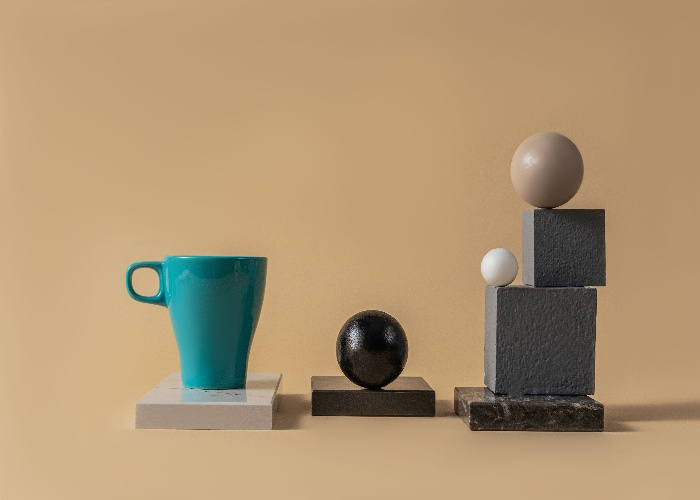
#> input picture 1_OpenCV/6_Feature_Detection/original_img.jpg, 700 x 500 px
$ python 04_orb_keypoints_descriptors.py
#> lines starting #> are read from the running program, lines starting #| are printed output that depends on the picture
import cv2
import matplotlib.pyplot as plt

# Read images
img1 = cv2.imread("original_img.jpg", cv2.IMREAD_GRAYSCALE)
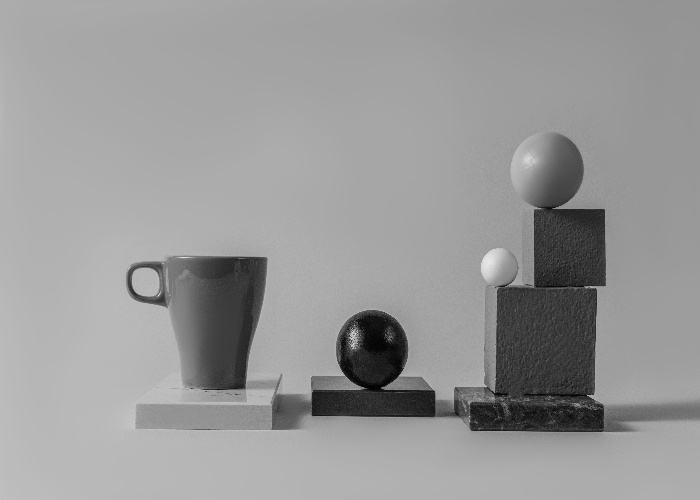
#> img1: shape (500, 700); min 0, max 236, mean 152.6
img2 = cv2.imread("cropped_img.jpg", cv2.IMREAD_GRAYSCALE)
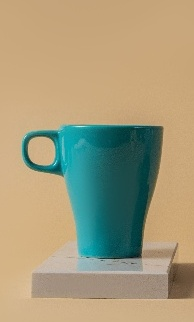
#> input picture 1_OpenCV/6_Feature_Detection/cropped_img.jpg, 194 x 322 px
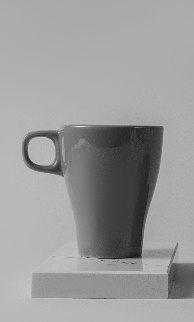
#> img2: shape (322, 194); min 13, max 230, mean 154.4

# Create ORB detector
orb = cv2.ORB_create(nfeatures=500)

# Detect keypoints and descriptors
kp1, des1 = orb.detectAndCompute(img1, None)
#> kp1 = 500 keypoints; strongest (x, y, size): (592, 394, 31), (593, 289, 37.2), (589, 396, 37.2), (382, 387, 31)
kp2, des2 = orb.detectAndCompute(img2, None)
#> kp2 = 112 keypoints; strongest (x, y, size): (139, 256, 37.2), (138, 256, 53.6), (140, 256, 44.6), (140, 257, 31)
print("____________________________",kp1)
#> (printed output is left out)
# Print information
print("Image 1 keypoints:", len(kp1))
print("Image 2 keypoints:", len(kp2))

print("Image 1 descriptor shape:", des1.shape)
print("Image 2 descriptor shape:", des2.shape)
